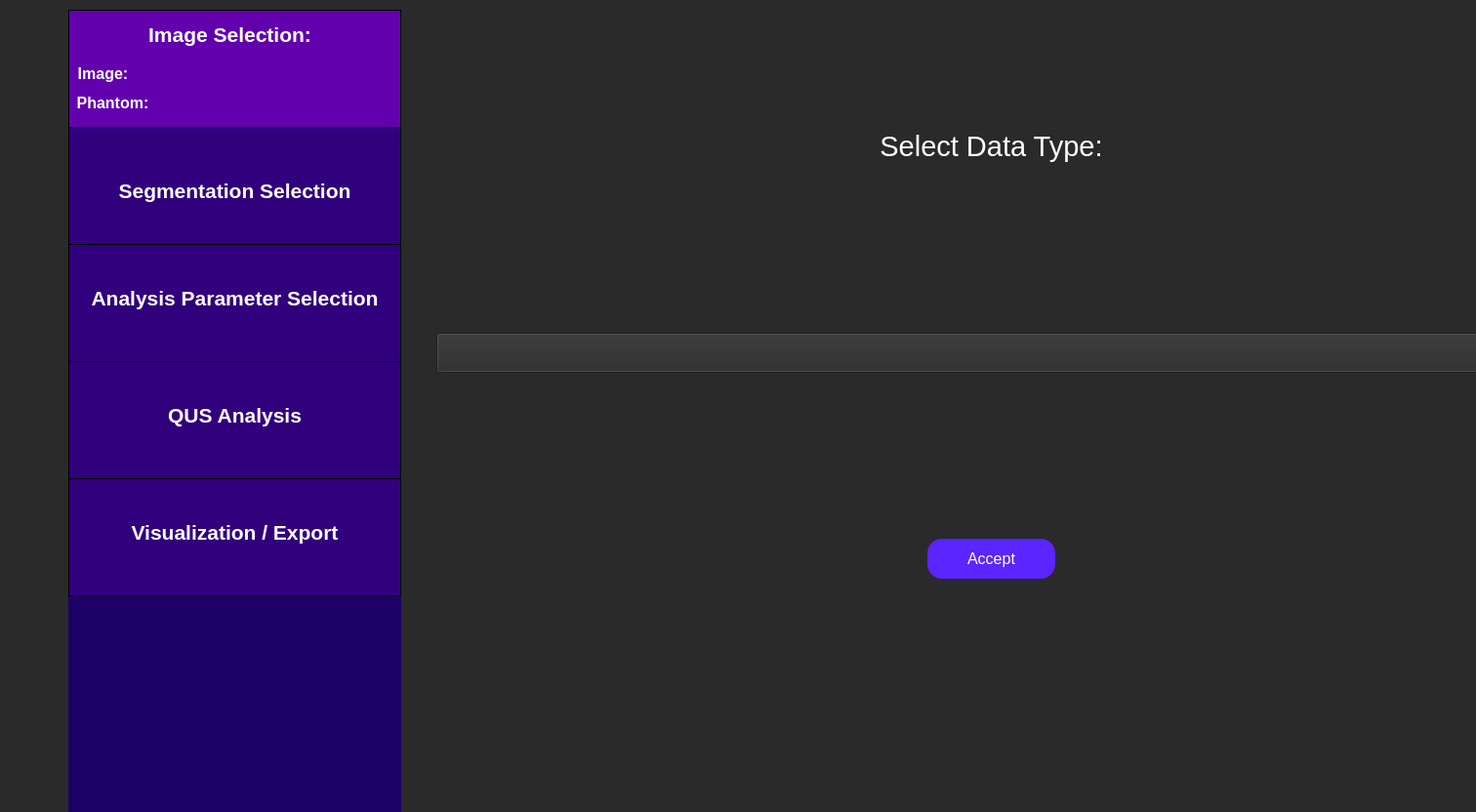
<?xml version="1.0" encoding="UTF-8"?>
<ui version="4.0">
 <class>selectImage</class>
 <widget class="QWidget" name="selectImage">
  <property name="geometry">
   <rect>
    <x>0</x>
    <y>0</y>
    <width>1512</width>
    <height>832</height>
   </rect>
  </property>
  <property name="minimumSize">
   <size>
    <width>201</width>
    <height>31</height>
   </size>
  </property>
  <property name="maximumSize">
   <size>
    <width>16777215</width>
    <height>16777215</height>
   </size>
  </property>
  <property name="windowTitle">
   <string>Select Ultrasound Image</string>
  </property>
  <property name="styleSheet">
   <string notr="true">QWidget {
	background: rgb(42, 42, 42);
}</string>
  </property>
  <widget class="QWidget" name="horizontalLayoutWidget">
   <property name="geometry">
    <rect>
     <x>70</x>
     <y>10</y>
     <width>1545</width>
     <height>844</height>
    </rect>
   </property>
   <layout class="QHBoxLayout" name="full_screen_layout" stretch="1,5">
    <item>
     <layout class="QVBoxLayout" name="side_bar_layout" stretch="0,0">
      <property name="spacing">
       <number>0</number>
      </property>
      <property name="sizeConstraint">
       <enum>QLayout::SizeConstraint::SetMaximumSize</enum>
      </property>
      <item>
       <widget class="QWidget" name="sidebar" native="true">
        <property name="minimumSize">
         <size>
          <width>341</width>
          <height>601</height>
         </size>
        </property>
        <property name="maximumSize">
         <size>
          <width>241</width>
          <height>601</height>
         </size>
        </property>
        <property name="toolTip">
         <string>&lt;html&gt;&lt;head/&gt;&lt;body&gt;&lt;p&gt;&lt;br/&gt;&lt;/p&gt;&lt;/body&gt;&lt;/html&gt;</string>
        </property>
        <property name="styleSheet">
         <string notr="true">QWidget {
	background-color: rgb(28, 0, 101);
}</string>
        </property>
        <widget class="QFrame" name="imageSelectionSidebar">
         <property name="geometry">
          <rect>
           <x>0</x>
           <y>0</y>
           <width>341</width>
           <height>121</height>
          </rect>
         </property>
         <property name="minimumSize">
          <size>
           <width>341</width>
           <height>121</height>
          </size>
         </property>
         <property name="maximumSize">
          <size>
           <width>341</width>
           <height>121</height>
          </size>
         </property>
         <property name="styleSheet">
          <string notr="true">QFrame {
	background-color: rgb(99, 0, 174);
	border: 1px solid black;
}</string>
         </property>
         <property name="frameShape">
          <enum>QFrame::Shape::StyledPanel</enum>
         </property>
         <property name="frameShadow">
          <enum>QFrame::Shadow::Raised</enum>
         </property>
         <widget class="QLabel" name="imageSelectionLabelSidebar">
          <property name="geometry">
           <rect>
            <x>70</x>
            <y>0</y>
            <width>191</width>
            <height>51</height>
           </rect>
          </property>
          <property name="styleSheet">
           <string notr="true">QLabel {
	font-size: 21px;
	color: rgb(255, 255, 255);
	background-color: rgba(255, 255, 255, 0);
	border: 0px;
	font-weight: bold;
}</string>
          </property>
          <property name="text">
           <string>Image Selection:</string>
          </property>
          <property name="alignment">
           <set>Qt::AlignmentFlag::AlignCenter</set>
          </property>
         </widget>
         <widget class="QLabel" name="imageLabel">
          <property name="geometry">
           <rect>
            <x>-60</x>
            <y>40</y>
            <width>191</width>
            <height>51</height>
           </rect>
          </property>
          <property name="styleSheet">
           <string notr="true">QLabel {
	font-size: 16px;
	color: rgb(255, 255, 255);
	background-color: rgba(255, 255, 255, 0);
	border: 0px;
	font-weight: bold;
}</string>
          </property>
          <property name="text">
           <string>Image:</string>
          </property>
          <property name="alignment">
           <set>Qt::AlignmentFlag::AlignCenter</set>
          </property>
         </widget>
         <widget class="QLabel" name="phantomLabel">
          <property name="geometry">
           <rect>
            <x>-50</x>
            <y>70</y>
            <width>191</width>
            <height>51</height>
           </rect>
          </property>
          <property name="styleSheet">
           <string notr="true">QLabel {
	font-size: 16px;
	color: rgb(255, 255, 255);
	background-color: rgba(255, 255, 255, 0);
	border: 0px;
	font-weight: bold
}</string>
          </property>
          <property name="text">
           <string>Phantom:</string>
          </property>
          <property name="alignment">
           <set>Qt::AlignmentFlag::AlignCenter</set>
          </property>
         </widget>
        </widget>
        <widget class="QFrame" name="roiSidebar">
         <property name="geometry">
          <rect>
           <x>0</x>
           <y>120</y>
           <width>341</width>
           <height>121</height>
          </rect>
         </property>
         <property name="maximumSize">
          <size>
           <width>341</width>
           <height>121</height>
          </size>
         </property>
         <property name="styleSheet">
          <string notr="true">QFrame {
	background-color: rgb(49, 0, 124);
	border: 1px solid black;
}</string>
         </property>
         <property name="frameShape">
          <enum>QFrame::Shape::StyledPanel</enum>
         </property>
         <property name="frameShadow">
          <enum>QFrame::Shadow::Raised</enum>
         </property>
         <widget class="QLabel" name="roiSidebarLabel">
          <property name="geometry">
           <rect>
            <x>0</x>
            <y>40</y>
            <width>341</width>
            <height>51</height>
           </rect>
          </property>
          <property name="styleSheet">
           <string notr="true">QLabel {
	font-size: 21px;
	color: rgb(255, 255, 255);
	background-color: rgba(255, 255, 255, 0);
	border: 0px;
	font-weight: bold;
}</string>
          </property>
          <property name="text">
           <string>Segmentation Selection</string>
          </property>
          <property name="alignment">
           <set>Qt::AlignmentFlag::AlignCenter</set>
          </property>
         </widget>
        </widget>
        <widget class="QFrame" name="rfAnalysisSidebar">
         <property name="geometry">
          <rect>
           <x>0</x>
           <y>360</y>
           <width>341</width>
           <height>121</height>
          </rect>
         </property>
         <property name="minimumSize">
          <size>
           <width>341</width>
           <height>121</height>
          </size>
         </property>
         <property name="maximumSize">
          <size>
           <width>341</width>
           <height>121</height>
          </size>
         </property>
         <property name="styleSheet">
          <string notr="true">QFrame {
	background-color:  rgb(49, 0, 124);
	border: 1px solid black;
}</string>
         </property>
         <property name="frameShape">
          <enum>QFrame::Shape::StyledPanel</enum>
         </property>
         <property name="frameShadow">
          <enum>QFrame::Shadow::Raised</enum>
         </property>
         <widget class="QLabel" name="rfAnalysisLabel">
          <property name="geometry">
           <rect>
            <x>0</x>
            <y>30</y>
            <width>341</width>
            <height>51</height>
           </rect>
          </property>
          <property name="styleSheet">
           <string notr="true">QLabel {
	font-size: 21px;
	color: rgb(255, 255, 255);
	background-color: rgba(255, 255, 255, 0);
	border: 0px;
	font-weight: bold;
}</string>
          </property>
          <property name="text">
           <string>QUS Analysis</string>
          </property>
          <property name="alignment">
           <set>Qt::AlignmentFlag::AlignCenter</set>
          </property>
         </widget>
        </widget>
        <widget class="QFrame" name="exportResultsSidebar">
         <property name="geometry">
          <rect>
           <x>0</x>
           <y>480</y>
           <width>341</width>
           <height>121</height>
          </rect>
         </property>
         <property name="minimumSize">
          <size>
           <width>341</width>
           <height>121</height>
          </size>
         </property>
         <property name="maximumSize">
          <size>
           <width>341</width>
           <height>121</height>
          </size>
         </property>
         <property name="styleSheet">
          <string notr="true">QFrame {
	background-color:  rgb(49, 0, 124);
	border: 1px solid black;
}</string>
         </property>
         <property name="frameShape">
          <enum>QFrame::Shape::StyledPanel</enum>
         </property>
         <property name="frameShadow">
          <enum>QFrame::Shadow::Raised</enum>
         </property>
         <widget class="QLabel" name="exportResultsLabel">
          <property name="geometry">
           <rect>
            <x>20</x>
            <y>30</y>
            <width>301</width>
            <height>51</height>
           </rect>
          </property>
          <property name="styleSheet">
           <string notr="true">QLabel {
	font-size: 21px;
	color: rgb(255, 255, 255);
	background-color: rgba(255, 255, 255, 0);
	border: 0px;
	font-weight: bold;
}</string>
          </property>
          <property name="text">
           <string>Visualization / Export</string>
          </property>
          <property name="alignment">
           <set>Qt::AlignmentFlag::AlignCenter</set>
          </property>
         </widget>
        </widget>
        <widget class="QFrame" name="analysisParamsSidebar">
         <property name="geometry">
          <rect>
           <x>0</x>
           <y>240</y>
           <width>341</width>
           <height>121</height>
          </rect>
         </property>
         <property name="maximumSize">
          <size>
           <width>341</width>
           <height>121</height>
          </size>
         </property>
         <property name="styleSheet">
          <string notr="true">QFrame {
	background-color: rgb(49, 0, 124);
	border: 1px solid black;
}</string>
         </property>
         <property name="frameShape">
          <enum>QFrame::Shape::StyledPanel</enum>
         </property>
         <property name="frameShadow">
          <enum>QFrame::Shadow::Raised</enum>
         </property>
         <widget class="QLabel" name="analysisParamsLabel">
          <property name="geometry">
           <rect>
            <x>0</x>
            <y>30</y>
            <width>341</width>
            <height>51</height>
           </rect>
          </property>
          <property name="styleSheet">
           <string notr="true">QLabel {
	font-size: 21px;
	color: rgb(255, 255, 255);
	background-color: rgba(255, 255, 255, 0);
	border: 0px;
	font-weight:bold;
}</string>
          </property>
          <property name="text">
           <string>Analysis Parameter Selection</string>
          </property>
          <property name="alignment">
           <set>Qt::AlignmentFlag::AlignCenter</set>
          </property>
         </widget>
        </widget>
       </widget>
      </item>
      <item>
       <widget class="QFrame" name="gridFrame">
        <property name="minimumSize">
         <size>
          <width>341</width>
          <height>0</height>
         </size>
        </property>
        <property name="maximumSize">
         <size>
          <width>341</width>
          <height>16777215</height>
         </size>
        </property>
        <property name="styleSheet">
         <string notr="true">QFrame {
	background-color: rgb(28, 0, 101);
}</string>
        </property>
        <layout class="QGridLayout" name="backButtonGrid" rowstretch="0">
         <property name="sizeConstraint">
          <enum>QLayout::SizeConstraint::SetMinAndMaxSize</enum>
         </property>
         <property name="leftMargin">
          <number>10</number>
         </property>
         <property name="topMargin">
          <number>10</number>
         </property>
         <property name="rightMargin">
          <number>10</number>
         </property>
         <property name="bottomMargin">
          <number>10</number>
         </property>
         <item row="0" column="0">
          <spacer name="verticalSpacer">
           <property name="orientation">
            <enum>Qt::Orientation::Vertical</enum>
           </property>
           <property name="sizeHint" stdset="0">
            <size>
             <width>20</width>
             <height>40</height>
            </size>
           </property>
          </spacer>
         </item>
        </layout>
       </widget>
      </item>
     </layout>
    </item>
    <item>
     <layout class="QVBoxLayout" name="select_type_layout" stretch="2,2,2,1">
      <property name="spacing">
       <number>50</number>
      </property>
      <property name="leftMargin">
       <number>30</number>
      </property>
      <property name="rightMargin">
       <number>30</number>
      </property>
      <item alignment="Qt::AlignmentFlag::AlignHCenter|Qt::AlignmentFlag::AlignVCenter">
       <widget class="QLabel" name="select_type_label">
        <property name="styleSheet">
         <string notr="true">QLabel {
	font-size: 29px;
	color: rgb(255, 255, 255);
	background-color: rgba(255, 255, 255, 0);
}</string>
        </property>
        <property name="text">
         <string>Select Data Type:</string>
        </property>
        <property name="textFormat">
         <enum>Qt::TextFormat::AutoText</enum>
        </property>
        <property name="scaledContents">
         <bool>false</bool>
        </property>
        <property name="alignment">
         <set>Qt::AlignmentFlag::AlignCenter</set>
        </property>
        <property name="wordWrap">
         <bool>true</bool>
        </property>
       </widget>
      </item>
      <item>
       <widget class="QComboBox" name="scan_type_dropdown">
        <property name="minimumSize">
         <size>
          <width>180</width>
          <height>41</height>
         </size>
        </property>
        <property name="maximumSize">
         <size>
          <width>16777215</width>
          <height>16777215</height>
         </size>
        </property>
        <property name="font">
         <font>
          <pointsize>16</pointsize>
         </font>
        </property>
        <property name="styleSheet">
         <string notr="true">QComboBox {
	color: white;
}</string>
        </property>
       </widget>
      </item>
      <item alignment="Qt::AlignmentFlag::AlignHCenter|Qt::AlignmentFlag::AlignVCenter">
       <widget class="QPushButton" name="accept_type_button">
        <property name="minimumSize">
         <size>
          <width>131</width>
          <height>41</height>
         </size>
        </property>
        <property name="maximumSize">
         <size>
          <width>131</width>
          <height>41</height>
         </size>
        </property>
        <property name="styleSheet">
         <string notr="true">QPushButton {
	color: white;
	font-size: 16px;
	background: rgb(90, 37, 255);
	border-radius: 15px;
}</string>
        </property>
        <property name="text">
         <string>Accept</string>
        </property>
       </widget>
      </item>
      <item>
       <spacer name="verticalSpacer_10">
        <property name="orientation">
         <enum>Qt::Orientation::Vertical</enum>
        </property>
        <property name="sizeHint" stdset="0">
         <size>
          <width>20</width>
          <height>40</height>
         </size>
        </property>
       </spacer>
      </item>
     </layout>
    </item>
   </layout>
  </widget>
 </widget>
 <resources/>
 <connections/>
</ui>
